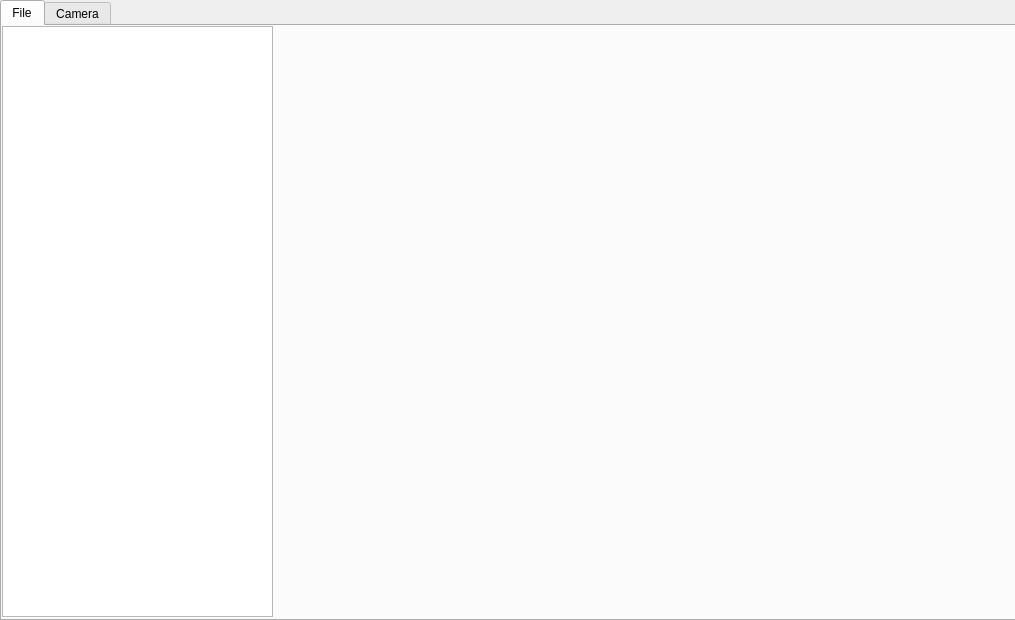
<?xml version="1.0" encoding="UTF-8"?>
<ui version="4.0">
 <class>MainWindow</class>
 <widget class="QMainWindow" name="MainWindow">
  <property name="geometry">
   <rect>
    <x>0</x>
    <y>0</y>
    <width>1015</width>
    <height>620</height>
   </rect>
  </property>
  <property name="windowTitle">
   <string>MainWindow</string>
  </property>
  <widget class="QWidget" name="centralWidget">
   <widget class="QTabWidget" name="tabWidget">
    <property name="geometry">
     <rect>
      <x>0</x>
      <y>0</y>
      <width>1021</width>
      <height>621</height>
     </rect>
    </property>
    <property name="currentIndex">
     <number>0</number>
    </property>
    <widget class="QWidget" name="tab">
     <attribute name="title">
      <string>File</string>
     </attribute>
     <widget class="QLabel" name="imageLabel">
      <property name="geometry">
       <rect>
        <x>285</x>
        <y>0</y>
        <width>711</width>
        <height>591</height>
       </rect>
      </property>
      <property name="text">
       <string/>
      </property>
     </widget>
     <widget class="QTreeView" name="filesTreeView">
      <property name="geometry">
       <rect>
        <x>0</x>
        <y>0</y>
        <width>271</width>
        <height>591</height>
       </rect>
      </property>
     </widget>
    </widget>
    <widget class="QWidget" name="tab_2">
     <attribute name="title">
      <string>Camera</string>
     </attribute>
     <widget class="QWidget" name="videoWidget" native="true">
      <property name="geometry">
       <rect>
        <x>0</x>
        <y>-2</y>
        <width>1011</width>
        <height>591</height>
       </rect>
      </property>
     </widget>
    </widget>
   </widget>
  </widget>
 </widget>
 <layoutdefault spacing="6" margin="11"/>
 <resources/>
 <connections/>
</ui>
